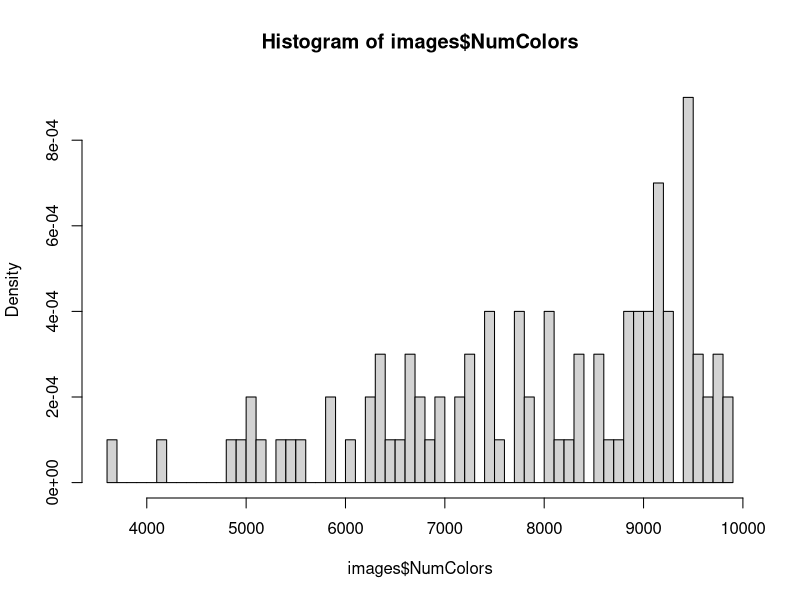
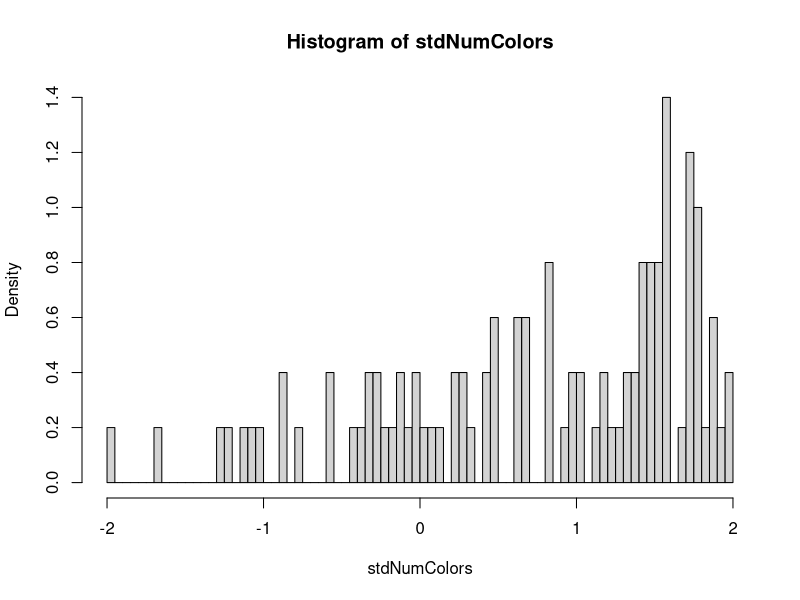

Source code (R) for these figures, in order:
## Standardizes input vectors for use in neural network
images <- read.csv('imageColorData.csv')

str(images)
dim(images)

# Standardize a vector of input features to lie in the range [-2, 2]
# equation thanks to this paper: http://www.faqs.org/faqs/ai-faq/neural-nets/part2/
# search "Should I standardize the input variables (column vectors)?"
standardize <- function(x) {
	N <- length(x)
	std.x <- numeric(N)
	
	midrange <- (max(x) + min(x))/2
	range <- max(x) - min(x)
	
	std.x <- (x - midrange)/(range/4)
}

stdNumColors <- standardize(images$NumColors)
hist(images$NumColors, breaks = 50, prob = T)
hist(stdNumColors, breaks = 100, prob = T)

imageMatrix <- as.matrix(images[,3:46])
newImageMatrix <- apply(imageMatrix, 2, standardize)

dim(newImageMatrix)
newImageMatrix[,1] == stdNumColors

stdImages <- as.data.frame(cbind(images[,(1:2)], newImageMatrix))

str(stdImages)
dim(stdImages)
stdImages$NumColors == stdNumColors

write.csv(stdImages, row.names = F, file = "imageColorData_Standardized.csv")



